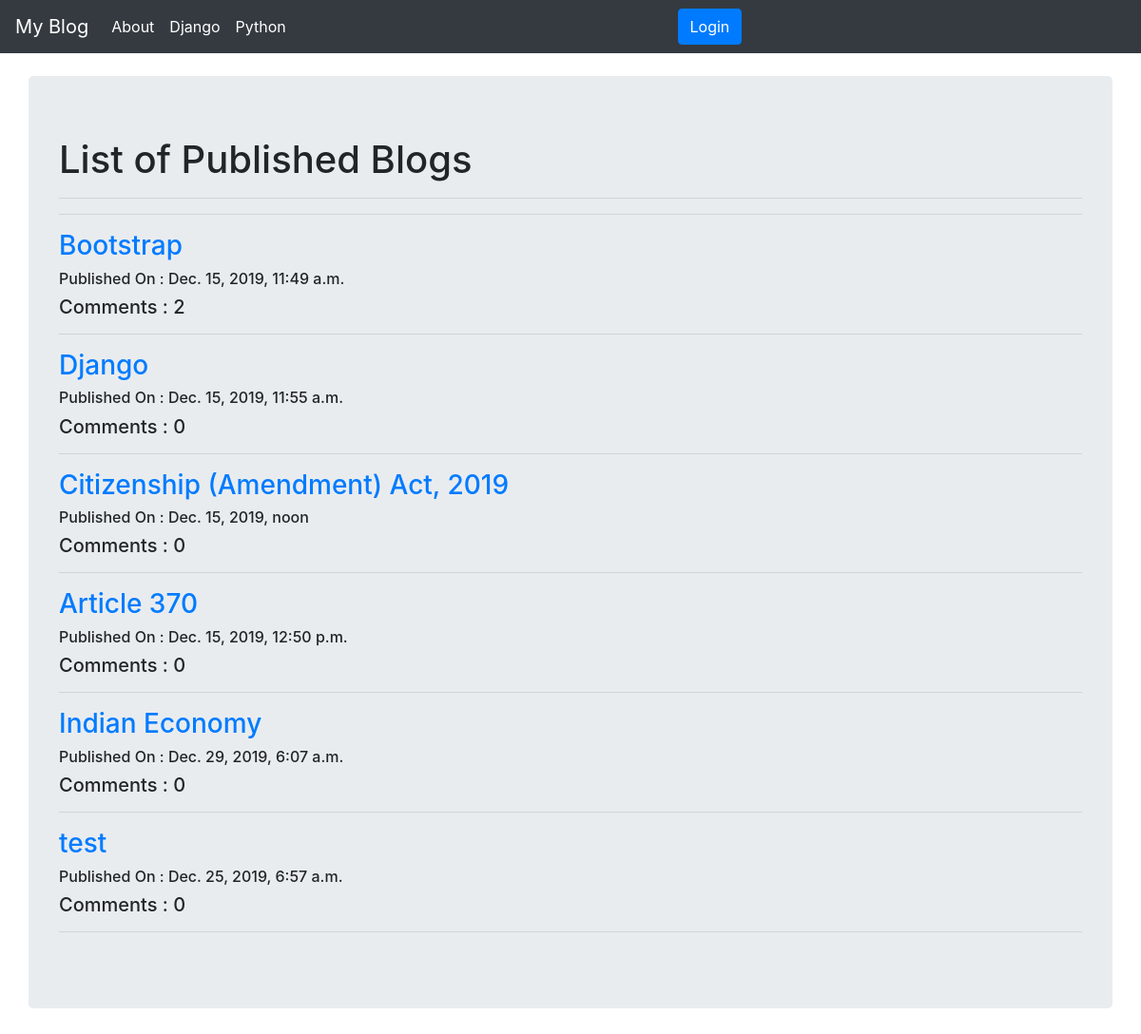
The page / on the database its author committed.
### blog/models.py (models this page shows, shortened)
class Post(models.Model):
    author = models.ForeignKey('auth.User', on_delete=models.CASCADE)
    blog_title = models.CharField(max_length=128)
    text = models.TextField()
    created_date = models.DateTimeField(default=timezone.now)
    published_date = models.DateTimeField(blank=True, null=True)
    def approved_comments(self):
        return self.comments.filter(approved_comment=True)

### blog/views.py (the view)
# urls.py: path('',views.PostListView.as_view(), name="post_list" ),
class PostListView(ListView):
    model = Post
    def get_queryset(self):
        return Post.objects.filter(published_date__lte=timezone.now())

### blog/templates/blog/post_list.html
{% extends 'base.html' %}
{% block body_block %}
    <div class=" container jumbotron">
        <h1> List of Published Blogs</h1><hr><hr>
        {% for post in post_list %}
        <div class="posts">
            <h3><a href="{% url 'blog:post_detail' pk=post.pk %}">{{post.blog_title}}</a></h3>
            {% if post.published_date %}
                <h6>Published On : {{post.published_date}}</h6>
            {% else %}
                <h6>Not yet published</h6>
            {% endif %}
            <h5> Comments : {{post.approved_comments.count}}</h5>
        </div>
        <hr>
        {% empty %}
            <h1>Posts not yet created </h1>
        {% endfor %}
    </div>
{% endblock %}

### blog/templates/blog/base.html (shortened to what this page needs)
<!DOCTYPE html>
<html lang="en">
<head>
    <link rel="stylesheet" href="https://stackpath.bootstrapcdn.com/bootstrap/4.4.1/css/bootstrap.min.css">
</head>
<body>
<nav class="navbar navbar-expand-lg navbar-dark bg-dark">
  <a class="navbar-brand" href="{% url 'blog:post_list' %}">My Blog</a>
  <div class="collapse navbar-collapse" id="navbarSupportedContent">
    <ul class="navbar-nav mr-auto">
      <li class="nav-item active"><a class="nav-link" href="{% url 'blog:about' %}"> About <span class="sr-only">(current)</span></a></li>
      <li class="nav-item active"><a class="nav-link" href="http://djangoproject.com/"> Django</a></li>
      <li class="nav-item active"><a class="nav-link" href="http://python.org/"> Python</a></li>
    </ul>
  <ul class="navbar-nav mr-auto">
      {% if user.is_authenticated %}
          <li class="nav-item active"><a class="nav-link" href="{% url 'blog:post_create' %}"> New Post </a></li>
          <li class="nav-item active"><a class="nav-link" href="{% url 'blog:post_draft_list' %}"> Drafts </a></li>
          <li class="nav-item active"><a class="nav-link" href="{% url 'logout' %}?next={% url 'blog:post_list' %}"> Logout</a></li>
          <li class="nav-item active mr-3 my-lg-1 text-white"><h4>Welcome : {{user.username}}</h4>
      {% else %}
          <form class="form-inline my-2 my-lg-0" action="{% url 'login' %}">
                <button class="btn btn-primary my-2 my-lg-0" type="submit" hr>Login</button>
          </form>
      {% endif %}
   </ul>
  </div>
</nav>
<br>
{% block body_block %}
{% endblock %}
</body>
</html>

### rows shown on the page
Post: blog_title "Bootstrap", published_date "Dec. 15, 2019, 11:49 a.m.", approved_comments.count "2"
Post: blog_title "Django", published_date "Dec. 15, 2019, 11:55 a.m.", approved_comments.count "0"
Post: blog_title "Citizenship (Amendment) Act, 2019", published_date "Dec. 15, 2019, noon", approved_comments.count "0"
Post: blog_title "Article 370", published_date "Dec. 15, 2019, 12:50 p.m.", approved_comments.count "0"
Post: blog_title "Indian Economy", published_date "Dec. 29, 2019, 6:07 a.m.", approved_comments.count "0"
Post: blog_title "test", published_date "Dec. 25, 2019, 6:57 a.m.", approved_comments.count "0"
